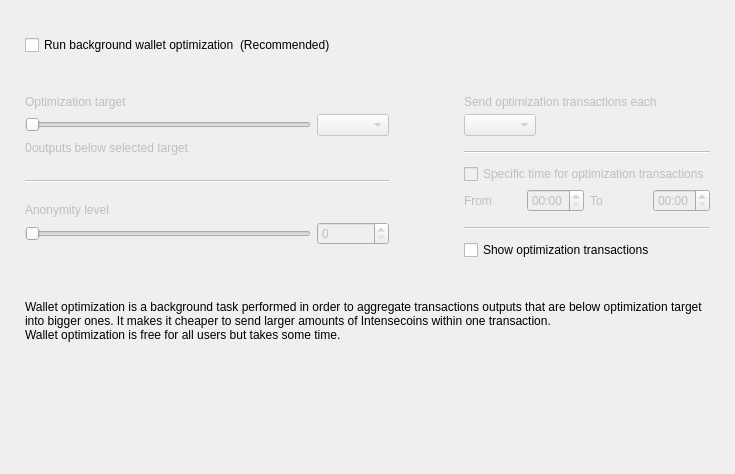
<?xml version="1.0" encoding="UTF-8"?>
<ui version="4.0">
 <class>OptimizationOptionsFrame</class>
 <widget class="QFrame" name="OptimizationOptionsFrame">
  <property name="geometry">
   <rect>
    <x>0</x>
    <y>0</y>
    <width>735</width>
    <height>474</height>
   </rect>
  </property>
  <property name="windowTitle">
   <string>Frame</string>
  </property>
  <property name="frameShape">
   <enum>QFrame::NoFrame</enum>
  </property>
  <property name="frameShadow">
   <enum>QFrame::Raised</enum>
  </property>
  <layout class="QVBoxLayout" name="verticalLayout">
   <property name="spacing">
    <number>0</number>
   </property>
   <property name="leftMargin">
    <number>25</number>
   </property>
   <property name="topMargin">
    <number>35</number>
   </property>
   <property name="rightMargin">
    <number>25</number>
   </property>
   <property name="bottomMargin">
    <number>0</number>
   </property>
   <item>
    <layout class="QHBoxLayout" name="horizontalLayout_2">
     <item>
      <widget class="QCheckBox" name="m_enableOptimizationCheck">
       <property name="text">
        <string>Run background wallet optimization</string>
       </property>
      </widget>
     </item>
     <item>
      <widget class="WalletGui::WalletNormalGrayTextLabel" name="label_8">
       <property name="text">
        <string>(Recommended)</string>
       </property>
      </widget>
     </item>
     <item>
      <spacer name="horizontalSpacer">
       <property name="orientation">
        <enum>Qt::Horizontal</enum>
       </property>
       <property name="sizeHint" stdset="0">
        <size>
         <width>40</width>
         <height>20</height>
        </size>
       </property>
      </spacer>
     </item>
    </layout>
   </item>
   <item>
    <spacer name="verticalSpacer_2">
     <property name="orientation">
      <enum>Qt::Vertical</enum>
     </property>
     <property name="sizeType">
      <enum>QSizePolicy::Fixed</enum>
     </property>
     <property name="sizeHint" stdset="0">
      <size>
       <width>20</width>
       <height>40</height>
      </size>
     </property>
    </spacer>
   </item>
   <item>
    <widget class="QWidget" name="m_optimizationOptionsWidget" native="true">
     <property name="enabled">
      <bool>true</bool>
     </property>
     <layout class="QHBoxLayout" name="horizontalLayout">
      <property name="spacing">
       <number>75</number>
      </property>
      <property name="leftMargin">
       <number>0</number>
      </property>
      <property name="topMargin">
       <number>0</number>
      </property>
      <property name="rightMargin">
       <number>0</number>
      </property>
      <property name="bottomMargin">
       <number>0</number>
      </property>
      <item alignment="Qt::AlignTop">
       <widget class="QWidget" name="widget1" native="true">
        <property name="enabled">
         <bool>false</bool>
        </property>
        <layout class="QGridLayout" name="gridLayout" columnstretch="50,0,0,0">
         <property name="leftMargin">
          <number>0</number>
         </property>
         <property name="topMargin">
          <number>0</number>
         </property>
         <property name="rightMargin">
          <number>0</number>
         </property>
         <property name="bottomMargin">
          <number>0</number>
         </property>
         <property name="verticalSpacing">
          <number>5</number>
         </property>
         <item row="0" column="0" colspan="4">
          <widget class="WalletGui::WalletNormalBlackTextLabel" name="label_5">
           <property name="text">
            <string>Optimization target</string>
           </property>
           <property name="indent">
            <number>0</number>
           </property>
          </widget>
         </item>
         <item row="4" column="0" colspan="4">
          <spacer name="verticalSpacer_3">
           <property name="orientation">
            <enum>Qt::Vertical</enum>
           </property>
           <property name="sizeType">
            <enum>QSizePolicy::Fixed</enum>
           </property>
           <property name="sizeHint" stdset="0">
            <size>
             <width>20</width>
             <height>20</height>
            </size>
           </property>
          </spacer>
         </item>
         <item row="1" column="0" colspan="3">
          <widget class="QSlider" name="m_thresholdSlider">
           <property name="maximum">
            <number>6</number>
           </property>
           <property name="pageStep">
            <number>1</number>
           </property>
           <property name="orientation">
            <enum>Qt::Horizontal</enum>
           </property>
          </widget>
         </item>
         <item row="1" column="3">
          <widget class="QComboBox" name="m_thresholdCombo"/>
         </item>
         <item row="5" column="0" colspan="4">
          <widget class="Line" name="line">
           <property name="orientation">
            <enum>Qt::Horizontal</enum>
           </property>
          </widget>
         </item>
         <item row="6" column="0" colspan="4">
          <spacer name="verticalSpacer_4">
           <property name="orientation">
            <enum>Qt::Vertical</enum>
           </property>
           <property name="sizeType">
            <enum>QSizePolicy::Fixed</enum>
           </property>
           <property name="sizeHint" stdset="0">
            <size>
             <width>20</width>
             <height>15</height>
            </size>
           </property>
          </spacer>
         </item>
         <item row="8" column="3">
          <widget class="QSpinBox" name="m_mixinSpin">
           <property name="buttonSymbols">
            <enum>QAbstractSpinBox::UpDownArrows</enum>
           </property>
          </widget>
         </item>
         <item row="7" column="0" colspan="4">
          <widget class="WalletGui::WalletNormalBlackTextLabel" name="label_7">
           <property name="text">
            <string>Anonymity level</string>
           </property>
           <property name="indent">
            <number>0</number>
           </property>
          </widget>
         </item>
         <item row="8" column="0" colspan="3">
          <widget class="QSlider" name="m_mixinSlider">
           <property name="pageStep">
            <number>1</number>
           </property>
           <property name="orientation">
            <enum>Qt::Horizontal</enum>
           </property>
          </widget>
         </item>
         <item row="2" column="0" colspan="4">
          <spacer name="verticalSpacer_12">
           <property name="orientation">
            <enum>Qt::Vertical</enum>
           </property>
           <property name="sizeType">
            <enum>QSizePolicy::Fixed</enum>
           </property>
           <property name="sizeHint" stdset="0">
            <size>
             <width>20</width>
             <height>0</height>
            </size>
           </property>
          </spacer>
         </item>
         <item row="3" column="0" colspan="4">
          <layout class="QHBoxLayout" name="horizontalLayout_3" stretch="0,1">
           <item>
            <widget class="QLabel" name="m_nonOptimizedOutputsLabel">
             <property name="text">
              <string>0</string>
             </property>
            </widget>
           </item>
           <item>
            <widget class="WalletGui::WalletNormalBlackTextLabel" name="m_nonOptimizedOutputsTextLabel">
             <property name="text">
              <string>outputs below selected target</string>
             </property>
            </widget>
           </item>
          </layout>
         </item>
        </layout>
       </widget>
      </item>
      <item>
       <layout class="QVBoxLayout" name="verticalLayout_3">
        <property name="spacing">
         <number>10</number>
        </property>
        <property name="rightMargin">
         <number>0</number>
        </property>
        <property name="bottomMargin">
         <number>0</number>
        </property>
        <item>
         <widget class="QWidget" name="widget2" native="true">
          <property name="enabled">
           <bool>false</bool>
          </property>
          <layout class="QGridLayout" name="gridLayout_2" columnstretch="0,0,0,0">
           <property name="leftMargin">
            <number>0</number>
           </property>
           <property name="topMargin">
            <number>0</number>
           </property>
           <property name="rightMargin">
            <number>0</number>
           </property>
           <property name="bottomMargin">
            <number>0</number>
           </property>
           <property name="verticalSpacing">
            <number>5</number>
           </property>
           <item row="2" column="0" colspan="2" alignment="Qt::AlignLeft">
            <widget class="QComboBox" name="m_periodCombo"/>
           </item>
           <item row="8" column="0">
            <widget class="WalletGui::WalletNormalBlackTextLabel" name="label_2">
             <property name="text">
              <string>From</string>
             </property>
            </widget>
           </item>
           <item row="8" column="1">
            <widget class="QTimeEdit" name="m_startTimeEdit">
             <property name="enabled">
              <bool>false</bool>
             </property>
             <property name="displayFormat">
              <string>HH:mm</string>
             </property>
            </widget>
           </item>
           <item row="8" column="2">
            <widget class="WalletGui::WalletNormalBlackTextLabel" name="label_3">
             <property name="text">
              <string>To</string>
             </property>
            </widget>
           </item>
           <item row="8" column="3">
            <widget class="QTimeEdit" name="m_stopTimeEdit">
             <property name="enabled">
              <bool>false</bool>
             </property>
             <property name="displayFormat">
              <string>HH:mm</string>
             </property>
            </widget>
           </item>
           <item row="6" column="0" colspan="4">
            <widget class="QCheckBox" name="m_optimizationTimeCheck">
             <property name="text">
              <string>Specific time for optimization transactions</string>
             </property>
            </widget>
           </item>
           <item row="4" column="0" colspan="4">
            <widget class="Line" name="line_2">
             <property name="orientation">
              <enum>Qt::Horizontal</enum>
             </property>
            </widget>
           </item>
           <item row="0" column="0" colspan="4">
            <widget class="WalletGui::WalletNormalBlackTextLabel" name="label_4">
             <property name="text">
              <string>Send optimization transactions each</string>
             </property>
             <property name="indent">
              <number>0</number>
             </property>
            </widget>
           </item>
           <item row="7" column="0" colspan="4">
            <spacer name="verticalSpacer_8">
             <property name="orientation">
              <enum>Qt::Vertical</enum>
             </property>
             <property name="sizeType">
              <enum>QSizePolicy::Fixed</enum>
             </property>
             <property name="sizeHint" stdset="0">
              <size>
               <width>20</width>
               <height>0</height>
              </size>
             </property>
            </spacer>
           </item>
           <item row="3" column="0" colspan="4">
            <spacer name="verticalSpacer_6">
             <property name="orientation">
              <enum>Qt::Vertical</enum>
             </property>
             <property name="sizeType">
              <enum>QSizePolicy::Fixed</enum>
             </property>
             <property name="sizeHint" stdset="0">
              <size>
               <width>20</width>
               <height>10</height>
              </size>
             </property>
            </spacer>
           </item>
           <item row="10" column="0" colspan="4">
            <widget class="Line" name="line_3">
             <property name="orientation">
              <enum>Qt::Horizontal</enum>
             </property>
            </widget>
           </item>
           <item row="1" column="0" colspan="4">
            <spacer name="verticalSpacer_5">
             <property name="orientation">
              <enum>Qt::Vertical</enum>
             </property>
             <property name="sizeType">
              <enum>QSizePolicy::Fixed</enum>
             </property>
             <property name="sizeHint" stdset="0">
              <size>
               <width>20</width>
               <height>0</height>
              </size>
             </property>
            </spacer>
           </item>
           <item row="5" column="0" colspan="4">
            <spacer name="verticalSpacer_7">
             <property name="orientation">
              <enum>Qt::Vertical</enum>
             </property>
             <property name="sizeType">
              <enum>QSizePolicy::Fixed</enum>
             </property>
             <property name="sizeHint" stdset="0">
              <size>
               <width>20</width>
               <height>5</height>
              </size>
             </property>
            </spacer>
           </item>
           <item row="9" column="0" colspan="4">
            <spacer name="verticalSpacer_10">
             <property name="orientation">
              <enum>Qt::Vertical</enum>
             </property>
             <property name="sizeType">
              <enum>QSizePolicy::Fixed</enum>
             </property>
             <property name="sizeHint" stdset="0">
              <size>
               <width>20</width>
               <height>10</height>
              </size>
             </property>
            </spacer>
           </item>
          </layout>
         </widget>
        </item>
        <item>
         <widget class="QCheckBox" name="m_showFusionTransactionsCheck">
          <property name="enabled">
           <bool>true</bool>
          </property>
          <property name="text">
           <string>Show optimization transactions</string>
          </property>
         </widget>
        </item>
       </layout>
      </item>
     </layout>
    </widget>
   </item>
   <item>
    <spacer name="verticalSpacer_11">
     <property name="orientation">
      <enum>Qt::Vertical</enum>
     </property>
     <property name="sizeType">
      <enum>QSizePolicy::Fixed</enum>
     </property>
     <property name="sizeHint" stdset="0">
      <size>
       <width>20</width>
       <height>40</height>
      </size>
     </property>
    </spacer>
   </item>
   <item>
    <widget class="WalletGui::WalletExtraNormalGrayTextLabel" name="m_helpLabel">
     <property name="text">
      <string>Wallet optimization is a background task performed in order to aggregate transactions outputs that are below optimization target into bigger ones. It makes it cheaper to send larger amounts of Intensecoins within one transaction.
Wallet optimization is free for all users but takes some time.</string>
     </property>
     <property name="wordWrap">
      <bool>true</bool>
     </property>
    </widget>
   </item>
   <item>
    <spacer name="verticalSpacer">
     <property name="orientation">
      <enum>Qt::Vertical</enum>
     </property>
     <property name="sizeHint" stdset="0">
      <size>
       <width>20</width>
       <height>40</height>
      </size>
     </property>
    </spacer>
   </item>
  </layout>
 </widget>
 <customwidgets>
  <customwidget>
   <class>WalletGui::WalletNormalGrayTextLabel</class>
   <extends>QLabel</extends>
   <header>Gui/Common/WalletTextLabel.h</header>
  </customwidget>
  <customwidget>
   <class>WalletGui::WalletNormalBlackTextLabel</class>
   <extends>QLabel</extends>
   <header>Gui/Common/WalletTextLabel.h</header>
  </customwidget>
  <customwidget>
   <class>WalletGui::WalletExtraNormalGrayTextLabel</class>
   <extends>QLabel</extends>
   <header>Gui/Common/WalletTextLabel.h</header>
  </customwidget>
 </customwidgets>
 <resources/>
 <connections>
  <connection>
   <sender>m_enableOptimizationCheck</sender>
   <signal>toggled(bool)</signal>
   <receiver>widget1</receiver>
   <slot>setEnabled(bool)</slot>
   <hints>
    <hint type="sourcelabel">
     <x>147</x>
     <y>47</y>
    </hint>
    <hint type="destinationlabel">
     <x>176</x>
     <y>204</y>
    </hint>
   </hints>
  </connection>
  <connection>
   <sender>m_thresholdSlider</sender>
   <signal>valueChanged(int)</signal>
   <receiver>OptimizationOptionsFrame</receiver>
   <slot>thresholdChanged(int)</slot>
   <hints>
    <hint type="sourcelabel">
     <x>116</x>
     <y>139</y>
    </hint>
    <hint type="destinationlabel">
     <x>355</x>
     <y>194</y>
    </hint>
   </hints>
  </connection>
  <connection>
   <sender>m_mixinSlider</sender>
   <signal>valueChanged(int)</signal>
   <receiver>OptimizationOptionsFrame</receiver>
   <slot>mixinChanged(int)</slot>
   <hints>
    <hint type="sourcelabel">
     <x>116</x>
     <y>240</y>
    </hint>
    <hint type="destinationlabel">
     <x>367</x>
     <y>236</y>
    </hint>
   </hints>
  </connection>
  <connection>
   <sender>m_optimizationTimeCheck</sender>
   <signal>toggled(bool)</signal>
   <receiver>m_startTimeEdit</receiver>
   <slot>setEnabled(bool)</slot>
   <hints>
    <hint type="sourcelabel">
     <x>543</x>
     <y>179</y>
    </hint>
    <hint type="destinationlabel">
     <x>501</x>
     <y>207</y>
    </hint>
   </hints>
  </connection>
  <connection>
   <sender>m_optimizationTimeCheck</sender>
   <signal>toggled(bool)</signal>
   <receiver>m_stopTimeEdit</receiver>
   <slot>setEnabled(bool)</slot>
   <hints>
    <hint type="sourcelabel">
     <x>543</x>
     <y>179</y>
    </hint>
    <hint type="destinationlabel">
     <x>643</x>
     <y>207</y>
    </hint>
   </hints>
  </connection>
  <connection>
   <sender>m_mixinSpin</sender>
   <signal>valueChanged(int)</signal>
   <receiver>OptimizationOptionsFrame</receiver>
   <slot>mixinChanged(int)</slot>
   <hints>
    <hint type="sourcelabel">
     <x>273</x>
     <y>271</y>
    </hint>
    <hint type="destinationlabel">
     <x>367</x>
     <y>236</y>
    </hint>
   </hints>
  </connection>
  <connection>
   <sender>m_thresholdCombo</sender>
   <signal>currentIndexChanged(int)</signal>
   <receiver>OptimizationOptionsFrame</receiver>
   <slot>thresholdChanged(int)</slot>
   <hints>
    <hint type="sourcelabel">
     <x>270</x>
     <y>139</y>
    </hint>
    <hint type="destinationlabel">
     <x>367</x>
     <y>236</y>
    </hint>
   </hints>
  </connection>
  <connection>
   <sender>m_enableOptimizationCheck</sender>
   <signal>toggled(bool)</signal>
   <receiver>widget2</receiver>
   <slot>setEnabled(bool)</slot>
   <hints>
    <hint type="sourcelabel">
     <x>158</x>
     <y>48</y>
    </hint>
    <hint type="destinationlabel">
     <x>556</x>
     <y>197</y>
    </hint>
   </hints>
  </connection>
 </connections>
 <slots>
  <slot>thresholdChanged(int)</slot>
  <slot>mixinChanged(int)</slot>
 </slots>
</ui>
